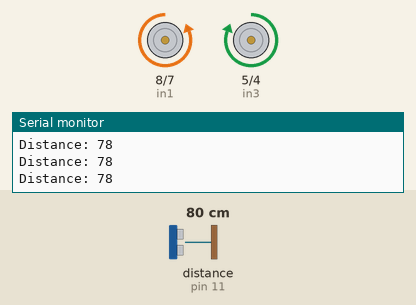
This sketch was run on a simulated Arduino Uno, built with avr-gcc and run on an emulated ATmega328P. On the bench: motor-driver pin pairs drawn as motors (green arrow = first pin HIGH = forward, orange = second pin HIGH = backward, longer = more drive, scaled by the enable pin), the last lines printed to the serial monitor. Wiring (inferred from the names in the program): ultrasonic range finder: trigger pin 10; echo pin 11. The test bench sets the inputs (shaded band); at power-on: distance to the obstacle (sensor on pin 11) 80 cm. The echo pulse lasts 58.3 µs per cm.

Above: at 1.2 s.
1.3 s: distance to the obstacle (sensor on pin 11) set to 12 cm
2.8 s: distance to the obstacle (sensor on pin 11) set to 9 cm
At 3.2 s:
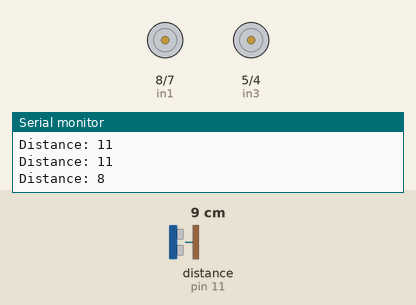
At 5.1 s:
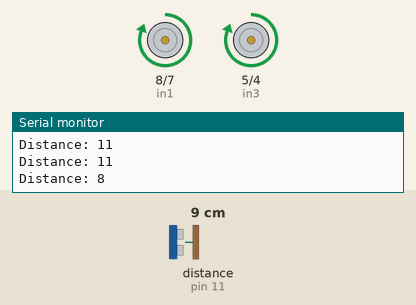
7.3 s: distance to the obstacle (sensor on pin 11) set to 14 cm
At 8.5 s:
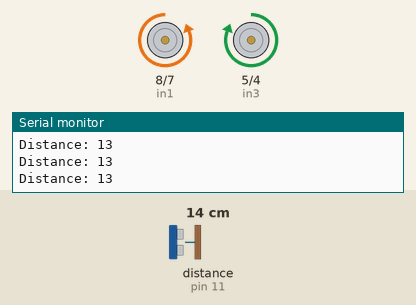
10.3 s: distance to the obstacle (sensor on pin 11) set to 11 cm
Timing chart, 0 to 12.8 s (numbered marks = the images above; inputs shaded):
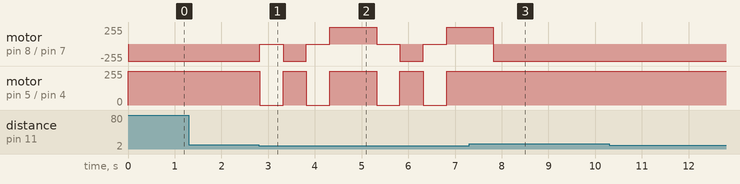

The sketch:

final.ino
```cpp
// Motor A connections
int enA = 9;
int in1 = 8;
int in2 = 7;
// Motor B connections
int enB = 3;
int in3 = 5;
int in4 = 4;

// defines pins numbers
const int trigPin = 10;
const int echoPin = 11;

// defines variables
long duration;
int distance;

void setup() {
  pinMode(trigPin, OUTPUT); // Sets the trigPin as an Output
  pinMode(echoPin, INPUT); // Sets the echoPin as an Input
  Serial.begin(9600); // Starts the serial communication

  pinMode(enA, OUTPUT);
	pinMode(enB, OUTPUT);
	pinMode(in1, OUTPUT);
	pinMode(in2, OUTPUT);
	pinMode(in3, OUTPUT);
	pinMode(in4, OUTPUT);

	// Turn off motors - Initial state
	digitalWrite(in1, LOW);
	digitalWrite(in2, LOW);
	digitalWrite(in3, LOW);
	digitalWrite(in4, LOW);

}

void loop() {

  // Set motors to maximum speed
	// For PWM maximum possible values are 0 to 255
	analogWrite(enA, 255);
	analogWrite(enB, 255);

  dist();

  if (distance>11){
    moveforward();
    }

  if (distance<10){
    turnoff();
    delay(500);

    moveforward();
    delay(500);

    turnoff();
    delay(500);

    turnright();
    delay(1000);
    }
}

void dist(){
  // Clears the trigPin
  digitalWrite(trigPin, LOW);
  delayMicroseconds(2);
  // Sets the trigPin on HIGH state for 10 micro seconds
  digitalWrite(trigPin, HIGH);
  delayMicroseconds(10);
  digitalWrite(trigPin, LOW);
  // Reads the echoPin, returns the sound wave travel time in microseconds
  duration = pulseIn(echoPin, HIGH);
  // Calculating the distance
  distance = duration * 0.034 / 2;
  // Prints the distance on the Serial Monitor
  Serial.print("Distance: ");
  Serial.println(distance);
}

// moveforward
void moveforward(){
  digitalWrite(in1, LOW);
  digitalWrite(in2, HIGH);
  digitalWrite(in3, HIGH);
  digitalWrite(in4, LOW);
}

// movebackward
void movebackward(){
  digitalWrite(in1, LOW);
  digitalWrite(in2, HIGH);
  digitalWrite(in3, HIGH);
  digitalWrite(in4, LOW);
}

// Turn off motors
void turnoff(){
  digitalWrite(in1, LOW);
  digitalWrite(in2, LOW);
  digitalWrite(in3, LOW);
  digitalWrite(in4, LOW);
}

// Turn Right
void turnright(){
  digitalWrite(in1, HIGH);
  digitalWrite(in2, LOW);
  digitalWrite(in3, HIGH);
  digitalWrite(in4, LOW);
}
```

Measured:
- the behaviour switches between 11 and 10 cm on distance to the obstacle (sensor on pin 11) (found by bisection; images 0 and 1)
- after the input at 7.3 s, motor on pin 5 (in3) / pin 4 (in4): stops changing and stays forward 255/255
